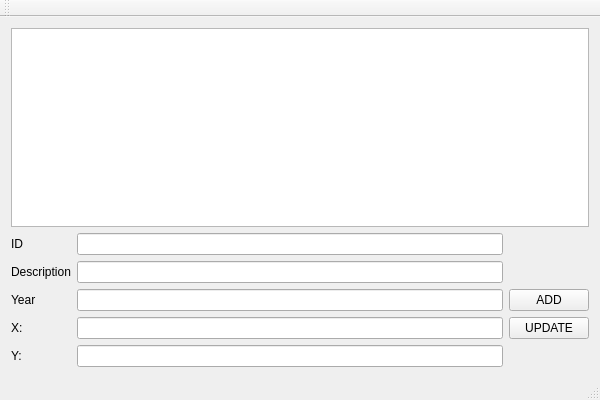
<?xml version="1.0" encoding="UTF-8"?>
<ui version="4.0">
 <class>ExamOOPClass</class>
 <widget class="QMainWindow" name="ExamOOPClass">
  <property name="geometry">
   <rect>
    <x>0</x>
    <y>0</y>
    <width>600</width>
    <height>400</height>
   </rect>
  </property>
  <property name="windowTitle">
   <string>ExamOOP</string>
  </property>
  <widget class="QWidget" name="centralWidget">
   <layout class="QGridLayout" name="gridLayout">
    <item row="4" column="2">
     <widget class="QPushButton" name="updateButton">
      <property name="text">
       <string>UPDATE</string>
      </property>
     </widget>
    </item>
    <item row="3" column="2">
     <widget class="QPushButton" name="addButton">
      <property name="text">
       <string>ADD</string>
      </property>
     </widget>
    </item>
    <item row="1" column="1">
     <widget class="QLineEdit" name="idLineEdit"/>
    </item>
    <item row="4" column="1">
     <widget class="QLineEdit" name="xLineEdit"/>
    </item>
    <item row="3" column="1">
     <widget class="QLineEdit" name="yearLineEdit"/>
    </item>
    <item row="5" column="1">
     <widget class="QLineEdit" name="yLineEdit"/>
    </item>
    <item row="2" column="1">
     <widget class="QLineEdit" name="descrLineEdit"/>
    </item>
    <item row="1" column="0">
     <widget class="QLabel" name="label">
      <property name="text">
       <string>ID</string>
      </property>
     </widget>
    </item>
    <item row="2" column="0">
     <widget class="QLabel" name="label_2">
      <property name="text">
       <string>Description</string>
      </property>
     </widget>
    </item>
    <item row="3" column="0">
     <widget class="QLabel" name="label_3">
      <property name="text">
       <string>Year</string>
      </property>
     </widget>
    </item>
    <item row="4" column="0">
     <widget class="QLabel" name="label_4">
      <property name="text">
       <string>X:</string>
      </property>
     </widget>
    </item>
    <item row="5" column="0">
     <widget class="QLabel" name="label_5">
      <property name="text">
       <string>Y:</string>
      </property>
     </widget>
    </item>
    <item row="0" column="0" colspan="3">
     <widget class="QListWidget" name="listWidget"/>
    </item>
   </layout>
  </widget>
  <widget class="QMenuBar" name="menuBar">
   <property name="geometry">
    <rect>
     <x>0</x>
     <y>0</y>
     <width>600</width>
     <height>21</height>
    </rect>
   </property>
  </widget>
  <widget class="QToolBar" name="mainToolBar">
   <attribute name="toolBarArea">
    <enum>TopToolBarArea</enum>
   </attribute>
   <attribute name="toolBarBreak">
    <bool>false</bool>
   </attribute>
  </widget>
  <widget class="QStatusBar" name="statusBar"/>
 </widget>
 <layoutdefault spacing="6" margin="11"/>
 <resources>
  <include location="ExamOOP.qrc"/>
 </resources>
 <connections/>
</ui>
